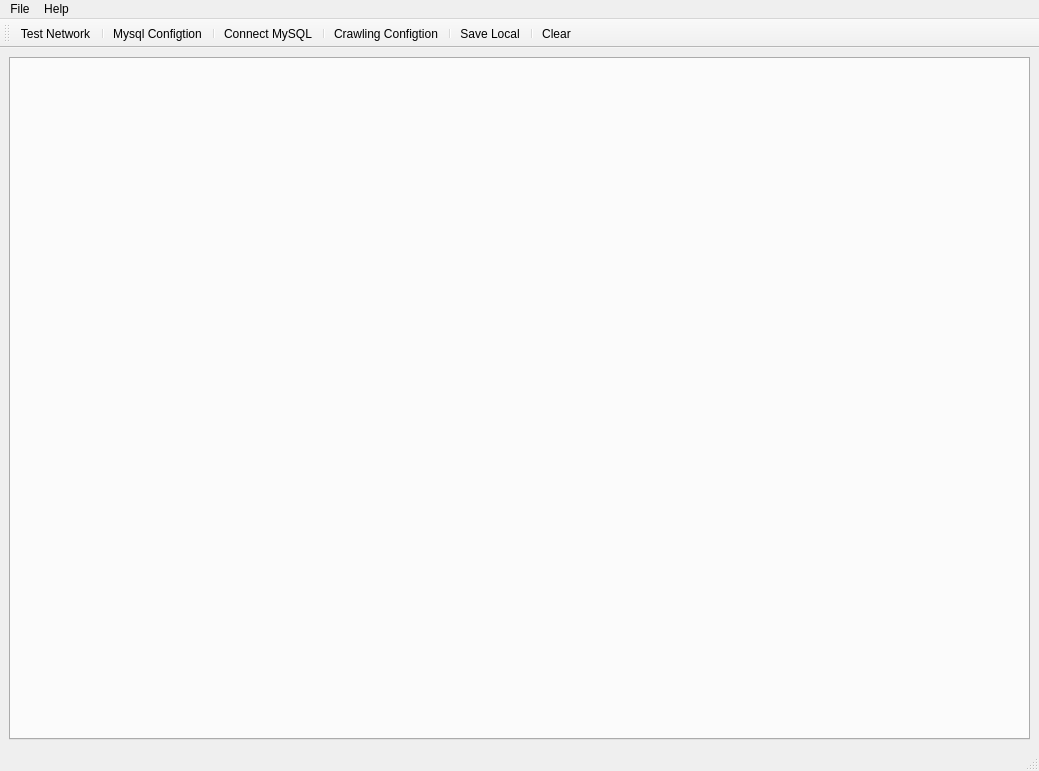
<?xml version="1.0" encoding="UTF-8"?>
<ui version="4.0">
 <class>MainWindow</class>
 <widget class="QMainWindow" name="MainWindow">
  <property name="geometry">
   <rect>
    <x>0</x>
    <y>0</y>
    <width>1039</width>
    <height>771</height>
   </rect>
  </property>
  <property name="windowTitle">
   <string notr="true">Anonymity-1.0V</string>
  </property>
  <property name="windowIcon">
   <iconset resource="../resource.qrc">
    <normaloff>:/img/main_icon.jpg</normaloff>:/img/main_icon.jpg</iconset>
  </property>
  <property name="unifiedTitleAndToolBarOnMac">
   <bool>false</bool>
  </property>
  <widget class="QWidget" name="centralwidget">
   <layout class="QGridLayout" name="gridLayout_2">
    <item row="0" column="0">
     <widget class="QTabWidget" name="mainTab">
      <property name="currentIndex">
       <number>-1</number>
      </property>
     </widget>
    </item>
   </layout>
  </widget>
  <widget class="QStatusBar" name="statusbar"/>
  <widget class="QToolBar" name="toolBar">
   <property name="windowTitle">
    <string notr="true">toolBar</string>
   </property>
   <property name="movable">
    <bool>true</bool>
   </property>
   <property name="toolButtonStyle">
    <enum>Qt::ToolButtonTextBesideIcon</enum>
   </property>
   <attribute name="toolBarArea">
    <enum>TopToolBarArea</enum>
   </attribute>
   <attribute name="toolBarBreak">
    <bool>false</bool>
   </attribute>
   <addaction name="actTest_network"/>
   <addaction name="separator"/>
   <addaction name="actMysql_configtion"/>
   <addaction name="separator"/>
   <addaction name="actConnectMySQL"/>
   <addaction name="separator"/>
   <addaction name="actCrawling_configtion"/>
   <addaction name="separator"/>
   <addaction name="actSave_local"/>
   <addaction name="separator"/>
   <addaction name="actClear"/>
  </widget>
  <widget class="QMenuBar" name="menubar">
   <property name="geometry">
    <rect>
     <x>0</x>
     <y>0</y>
     <width>1039</width>
     <height>26</height>
    </rect>
   </property>
   <widget class="QMenu" name="menuAbout">
    <property name="title">
     <string>Help</string>
    </property>
    <addaction name="actionUSAGE"/>
    <addaction name="separator"/>
   </widget>
   <widget class="QMenu" name="menuFile">
    <property name="title">
     <string>File</string>
    </property>
    <widget class="QMenu" name="menuLanguage">
     <property name="title">
      <string>Language</string>
     </property>
     <addaction name="actionChinese"/>
     <addaction name="separator"/>
     <addaction name="actionEnglish"/>
    </widget>
    <addaction name="actionConfiguration"/>
    <addaction name="separator"/>
    <addaction name="menuLanguage"/>
    <addaction name="separator"/>
    <addaction name="actionOpen"/>
    <addaction name="separator"/>
    <addaction name="actionExit"/>
   </widget>
   <addaction name="menuFile"/>
   <addaction name="menuAbout"/>
  </widget>
  <action name="actTest_network">
   <property name="icon">
    <iconset resource="../resource.qrc">
     <normaloff>:/img/test_network_icon.jpg</normaloff>:/img/test_network_icon.jpg</iconset>
   </property>
   <property name="text">
    <string>Test Network</string>
   </property>
   <property name="toolTip">
    <string>Test network(Ctrl+T)</string>
   </property>
   <property name="shortcut">
    <string>Ctrl+T</string>
   </property>
  </action>
  <action name="actCrawling_configtion">
   <property name="icon">
    <iconset resource="../resource.qrc">
     <normaloff>:/img/crawling_configuration_icon.png</normaloff>:/img/crawling_configuration_icon.png</iconset>
   </property>
   <property name="text">
    <string>Crawling Configtion</string>
   </property>
   <property name="toolTip">
    <string>Crawling configuration(Ctrl+E)</string>
   </property>
   <property name="shortcut">
    <string>Ctrl+E</string>
   </property>
  </action>
  <action name="actClear">
   <property name="icon">
    <iconset resource="../resource.qrc">
     <normaloff>:/img/clear_icon.jpg</normaloff>:/img/clear_icon.jpg</iconset>
   </property>
   <property name="text">
    <string>Clear</string>
   </property>
   <property name="toolTip">
    <string>Clear displayed data(Ctrl+L)</string>
   </property>
   <property name="shortcut">
    <string>Ctrl+L</string>
   </property>
  </action>
  <action name="actMysql_configtion">
   <property name="icon">
    <iconset resource="../resource.qrc">
     <normaloff>:/img/mysql_configuration_icon.jpg</normaloff>:/img/mysql_configuration_icon.jpg</iconset>
   </property>
   <property name="text">
    <string>Mysql Configtion</string>
   </property>
   <property name="toolTip">
    <string>Mysql configuration(Ctrl+M)</string>
   </property>
   <property name="shortcut">
    <string>Ctrl+M</string>
   </property>
  </action>
  <action name="actSave_local">
   <property name="icon">
    <iconset resource="../resource.qrc">
     <normaloff>:/img/sava_mysql_icon.jpg</normaloff>:/img/sava_mysql_icon.jpg</iconset>
   </property>
   <property name="text">
    <string>Save Local</string>
   </property>
   <property name="toolTip">
    <string>Save_local(Ctrl+S)</string>
   </property>
   <property name="shortcut">
    <string>Ctrl+S</string>
   </property>
  </action>
  <action name="actConnectMySQL">
   <property name="icon">
    <iconset resource="../resource.qrc">
     <normaloff>:/img/connect_mysql_icon.jpg</normaloff>
     <normalon>:/img/disconnection_mysql_icon.jpg</normalon>:/img/connect_mysql_icon.jpg</iconset>
   </property>
   <property name="text">
    <string>Connect MySQL</string>
   </property>
   <property name="toolTip">
    <string>Connect Mysql(Ctrl+D)</string>
   </property>
   <property name="shortcut">
    <string>Ctrl+D</string>
   </property>
  </action>
  <action name="actionUSAGE">
   <property name="icon">
    <iconset resource="../resource.qrc">
     <normaloff>:/img/usage_icon.jpg</normaloff>:/img/usage_icon.jpg</iconset>
   </property>
   <property name="text">
    <string>USAGE</string>
   </property>
  </action>
  <action name="actionConfiguration">
   <property name="text">
    <string>Configuration</string>
   </property>
  </action>
  <action name="actionOpen">
   <property name="icon">
    <iconset resource="../resource.qrc">
     <normaloff>:/img/open_icon.jpg</normaloff>:/img/open_icon.jpg</iconset>
   </property>
   <property name="text">
    <string>Open...</string>
   </property>
   <property name="toolTip">
    <string>Open(Ctrl+O)</string>
   </property>
   <property name="shortcut">
    <string>Ctrl+O</string>
   </property>
  </action>
  <action name="actionExit">
   <property name="text">
    <string>Exit</string>
   </property>
   <property name="shortcut">
    <string>Ctrl+Q</string>
   </property>
  </action>
  <action name="actionChinese">
   <property name="text">
    <string>Chinese</string>
   </property>
  </action>
  <action name="actionEnglish">
   <property name="text">
    <string>English</string>
   </property>
  </action>
 </widget>
 <resources>
  <include location="../resource.qrc"/>
 </resources>
 <connections/>
</ui>
